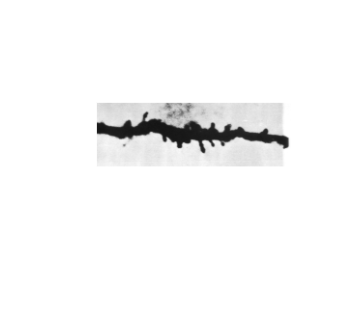
%> input picture NumPDE_projSpring/NumPDE_temp/dend7.png, 364 x 328 px
$ octave --eval "result = getImage;"   (GNU Octave 9; MATLAB toolbox functions it lacks are replaced by stand-ins)
%> lines starting %> are read from the running program, lines starting %| are printed output that depends on the picture; in (x1, y1, x2, y2) boxes, pixels count from 0 and x2, y2 are one past the last pixel; in counts of white or black regions, pixels touching at a corner belong together; the program's own positions count from 1
function u = getImage()
RGB = imread('dend7.png');
%> RGB is the input picture: size 328x364x3 uint8; min 20, max 255, mean 247.9

u = double(rgb2gray(RGB)./200);
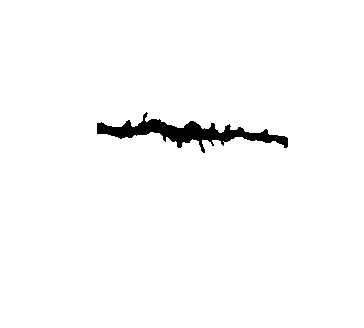
%> u: size 328x364 double; values 0 (black) and 1 (white), 98% white; 1 black region, box (x1, y1, x2, y2) and area: (97, 112, 288, 153) 2384
mySize = floor(min(size(u)));
%> mySize = 328
u=u(1:mySize,1:mySize);
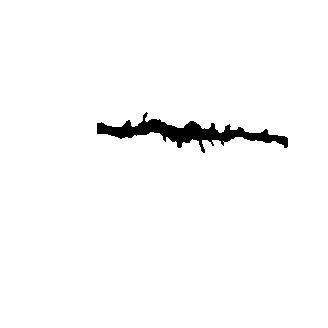
%> u: size 328x328 double; values 0 (black) and 1 (white), 97.8% white; 1 black region, box (x1, y1, x2, y2) and area: (97, 112, 288, 153) 2384
u=abs(u-1);
end

$ run again, with NumPDE_projSpring/NumPDE_temp/dend2.png copied over NumPDE_projSpring/NumPDE_temp/dend7.png
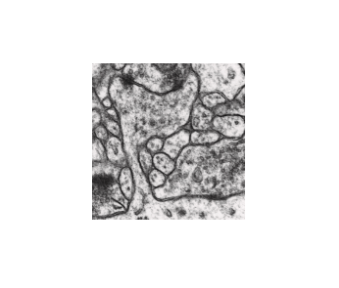
%> input picture NumPDE_projSpring/NumPDE_temp/dend2.png, 339 x 288 px
%> in getImage, RGB is the input picture: size 288x339x3 uint8; mean R, G, B 230, 229.5, 229.5
%> in getImage, `u = double(rgb2gray(RGB)./200);`:
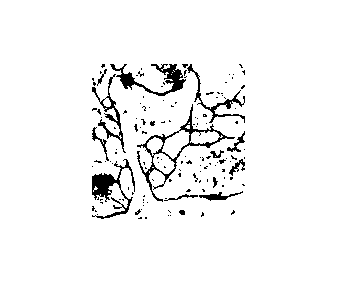
%> u: size 288x339 double; values 0 (black) and 1 (white), 95.4% white; 138 black regions (123 under 20 px), largest, box (x1, y1, x2, y2) and area: (137, 104, 235, 202) 897, (92, 159, 135, 219) 775, (110, 64, 186, 96) 724
%> in getImage, `u=u(1:mySize,1:mySize);`:
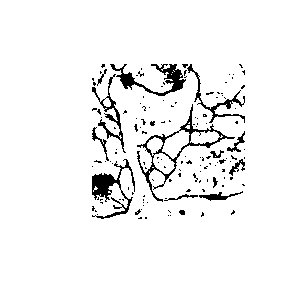
%> u: size 288x288 double; values 0 (black) and 1 (white), 94.6% white; 138 black regions (123 under 20 px), largest, box (x1, y1, x2, y2) and area: (137, 104, 235, 202) 897, (92, 159, 135, 219) 775, (110, 64, 186, 96) 724

$ run again, with NumPDE_projSpring/NumPDE_temp/dend3.png copied over NumPDE_projSpring/NumPDE_temp/dend7.png
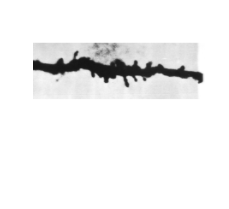
%> input picture NumPDE_projSpring/NumPDE_temp/dend3.png, 229 x 209 px
%> in getImage, RGB is the input picture: size 209x229x3 uint8; min 21, max 255, mean 241.1
%> in getImage, `u = double(rgb2gray(RGB)./200);`:
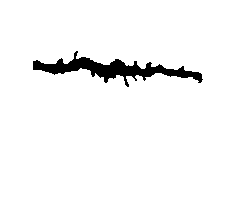
%> u: size 209x229 double; values 0 (black) and 1 (white), 96.1% white; 1 black region, box (x1, y1, x2, y2) and area: (33, 51, 203, 87) 1859
%> in getImage, `u=u(1:mySize,1:mySize);`:
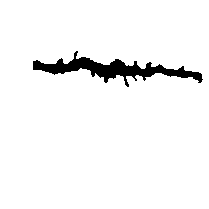
%> u: size 209x209 double; values 0 (black) and 1 (white), 95.7% white; 1 black region, box (x1, y1, x2, y2) and area: (33, 51, 203, 87) 1859

$ run again, with NumPDE_projSpring/NumPDE_temp/dend4.png copied over NumPDE_projSpring/NumPDE_temp/dend7.png
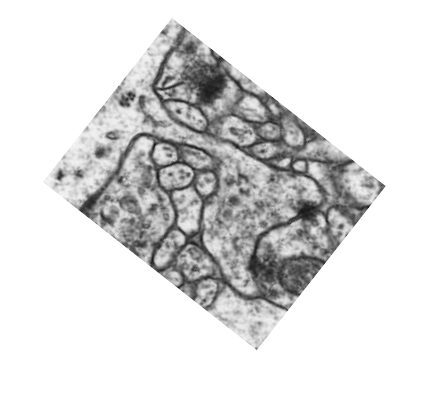
%> input picture NumPDE_projSpring/NumPDE_temp/dend4.png, 447 x 405 px
%> in getImage, RGB is the input picture: size 405x447x3 uint8; min 13, max 255, mean 222.5
%> in getImage, `u = double(rgb2gray(RGB)./200);`:
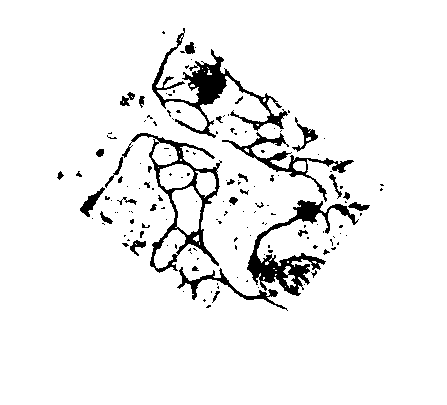
%> u: size 405x447 double; values 0 (black) and 1 (white), 93.7% white; 152 black regions (116 under 20 px), largest, box (x1, y1, x2, y2) and area: (152, 28, 288, 138) 2573, (247, 200, 359, 296) 2461, (122, 133, 222, 273) 2083
%> in getImage, `u=u(1:mySize,1:mySize);`:
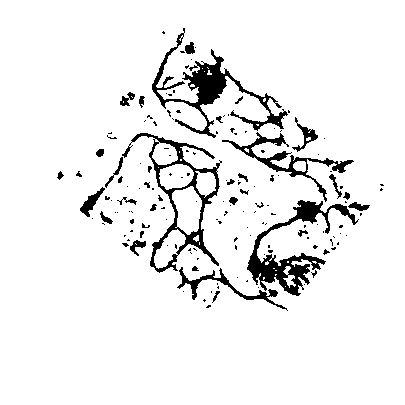
%> u: size 405x405 double; values 0 (black) and 1 (white), 93.1% white; 152 black regions (116 under 20 px), largest, box (x1, y1, x2, y2) and area: (152, 28, 288, 138) 2573, (247, 200, 359, 296) 2461, (122, 133, 222, 273) 2083
